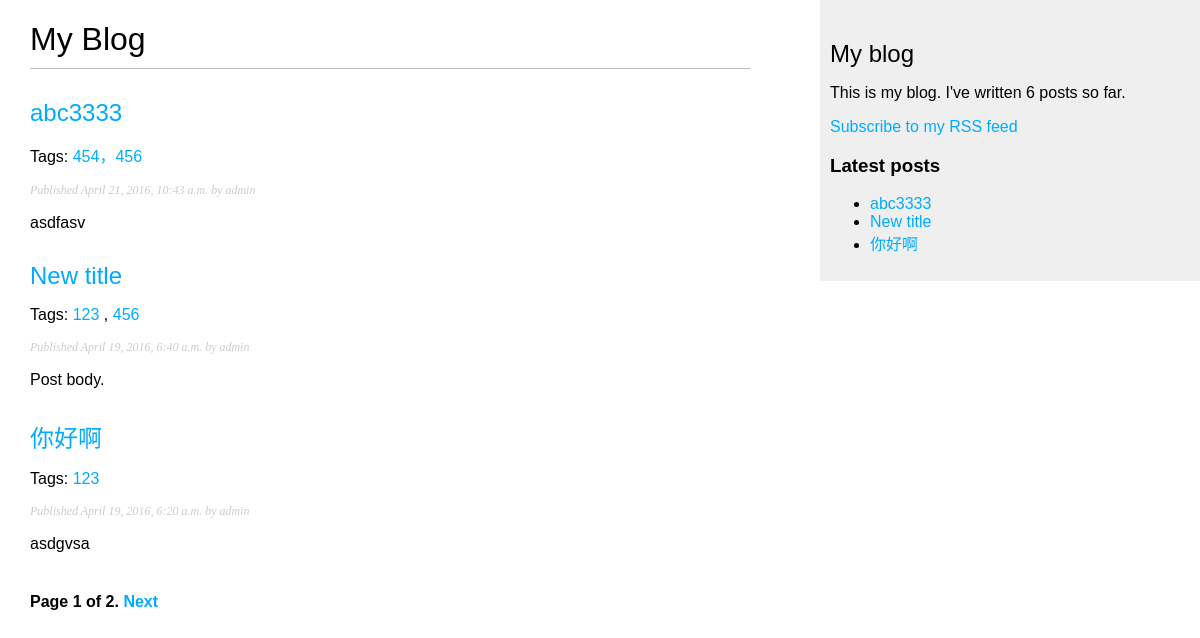
The page /blog/ on the database as committed earlier.
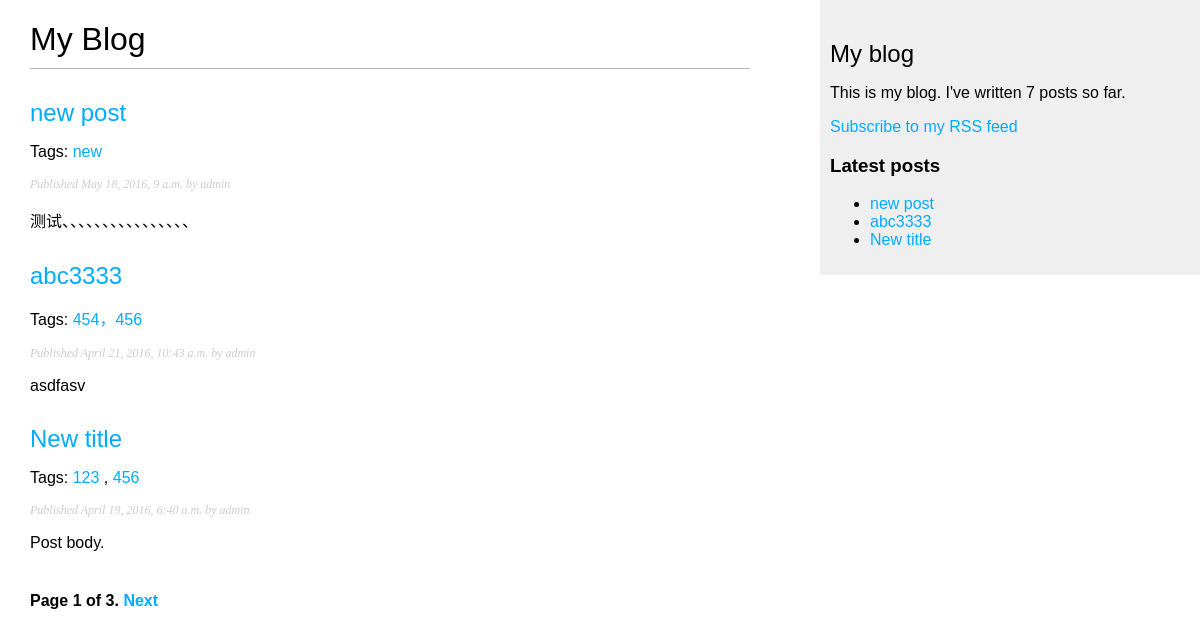
The same page on the database as committed later.
### blog/models.py (models this page shows, shortened)
class Post(models.Model):
    STATUS_CHOICES = (
        ('draft','Draft'),
        ('published','Published'),
    )
    title = models.CharField(max_length=250)
    slug = models.SlugField(max_length=250,unique_for_date='publish')
    author = models.ForeignKey(User,related_name='blog_posts')
    body = models.TextField()
    publish = models.DateTimeField(default=timezone.now)
    created = models.DateTimeField(auto_now_add=True)
    updated = models.DateTimeField(auto_now=True)
    status = models.CharField(max_length=10,choices=STATUS_CHOICES,
                              default='draft')
    objects = models.Manager()   # The default manager
    published = PublishedManager()   # The custom manager
    tags = TaggableManager()
    class Meta:
        ordering = ('-publish',)
    def get_absolute_url(self):
        return reverse('blog:post_detail',
                       args=[self.publish.year,
                             self.publish.strftime('%m'),
                             self.publish.strftime('%d'),
                             self.slug])

### blog/views.py (the view)
# urls.py: url(r'^tag/(?P<tag_slug>[-\w]+)/$', views.post_list, name='post_list_by_tag'),
def post_list(request,tag_slug=None):
    object_list = Post.published.all()
    tag = None
    if tag_slug:
        tag = get_object_or_404(Tag, slug=tag_slug)
        object_list = object_list.filter(tags__in=[tag])
    paginator = Paginator(object_list,3)   #每页3 3篇文章
    page = request.GET.get('page')
    try:
        posts = paginator.page(page)
    except PageNotAnInteger:
        posts = paginator.page(1)
    except EmptyPage:
        posts = paginator.page(paginator.num_pages)
    return render(request,'blog/post/list.html',{'page':page,
                                                 'posts': posts,
                                                'tag': tag})

### blog/models.py (called while the page is built)
    def get_queryset(self):
        return super(PublishedManager,
                     self).get_queryset()\
                    .filter(status='published')

### blog/templatetags/blog_tags.py (called while the page is built)
@register.simple_tag
def total_posts():
    return Post.published.count()

@register.inclusion_tag('blog/post/latest_posts.html')
def show_latest_posts(count=5):
    latest_posts = Post.published.order_by('-publish')[:count]
    return {'latest_posts': latest_posts}

### blog/templates/blog/post/list.html (shortened to what this page needs)
{% extends "blog/base.html" %}
{% block content %}
    <h1>My Blog</h1>
    {% for post in posts %}
        <h2><a href="{{ post.get_absolute_url }}">{{ post.title }}</a></h2>
        <p class="tags">
            Tags:
            {% for tag in post.tags.all %}
                <a href="{% url "blog:post_list_by_tag" tag.slug %}">{{ tag.name }}</a>
                {% if not forloop.last %}, {% endif %}
            {% endfor %}
        </p>
        <p class="date">Published {{ post.publish }} by {{ post.author }}</p>
        {{ post.body|truncatewords:30|linebreaks }}
    {% endfor %}
    {% include "pagination.html" with page=posts %}
{% endblock %}

### blog/templates/blog/base.html (shortened to what this page needs)
{% load blog_tags %}
{% load staticfiles %}
<!DOCTYPE html>
<html xmlns="http://www.w3.org/1999/html">
<head>
    <link href="{% static "css/blog.css" %}" rel="stylesheet">
</head>
<body>
    <div id="content">
        {% block content %}
        {% endblock %}
    </div>
    <div id="sidebar">
        <h2>My blog</h2>
        <p>This is my blog. I've written {% total_posts %} posts so far.</p>
        <p><a href="{% url "blog:post_feed" %}"> Subscribe to my RSS feed</a></p>
        <h3>Latest posts</h3>
        {% show_latest_posts 3 %}
    </div>
</body>
</html>

### blog/templates/pagination.html (shortened to what this page needs)
<div class="pagination">
    <span class="step-links">
        <span class="current">
            Page {{ page.number }} of {{ page.paginator.num_pages }}.
        </span>
        {% if page.has_next %}
            <a href="?page={{ page.next_page_number }}">Next</a>
        {% endif %}
    </span>
</div>

### blog/templates/blog/post/latest_posts.html
<ul>
    {% for post in latest_posts %}
        <li>
            <a href="{{ post.get_absolute_url }}">{{ post.title }}</a>
        </li>
    {% endfor %}
</ul>

### blog/static/css/blog.css (style rules this page uses)
body { margin:0; padding:0; font-family:helvetica, sans-serif; }
a { color:#00abff; text-decoration:none; }
h1 { font-weight:normal; border-bottom:1px solid #bbb; padding:0 0 10px 0; }
h2 { font-weight:normal; margin:30px 0 0; }
#content { float:left; width:60%; padding:0 0 0 30px; }
#sidebar { float:right; width:30%; padding:10px; background:#efefef; height:100%; }
p.date { color:#ccc; font-family: georgia, serif; font-size: 12px; font-style: italic; }
.pagination { margin:40px 0; font-weight:bold; }

Rows that differ between the two databases and show on the page:
no longer on this page (row unchanged): Post: title "你好啊", publish "April 19, 2016, 6:20 a.m.", author "admin", body "asdgvsa", Tag (name "123")
added Post: title "new post", publish "May 18, 2016, 9 a.m.", author "admin", body "测试、、、、、、、、、、、、、、、、"
added Tag: name "new", shown under "new post"
Other text that changed with them:
{{ page.paginator.num_pages }}: "2" → "3"
text no longer shown: "6"
text now shown: "7"
